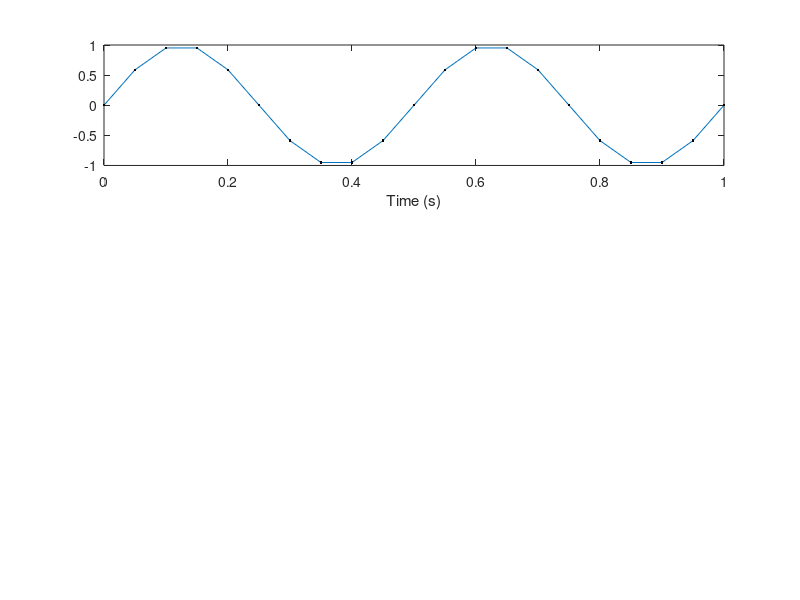

This chart was generated by the following MATLAB code: (Note: this script raises an error after producing the figure.)
close all
clear variables
clc

intervals = [0.05,0.01,0.001];
num_plots = length(intervals);
TT = 1;
f = 2;
for idx = 1:num_plots
	subplot(num_plots,1,idx);
	Ts = intervals(idx);
	t = 0:Ts:TT;
	x = sin(2*pi*f.*t); 
	plot(t,x);
	hold on
	plot(t,x,'.k');
	xlabel('Time (s)'); 
	ylabel(sprintf('x[k] - Ts = %s',string(Ts)));
	legend('Line graph','Scatter plot','Location','best')
end
sgtitle('2 Hz signal plotted with different sample times (Ts)')
saveas(gcf,'semmlow_1_5.png');
